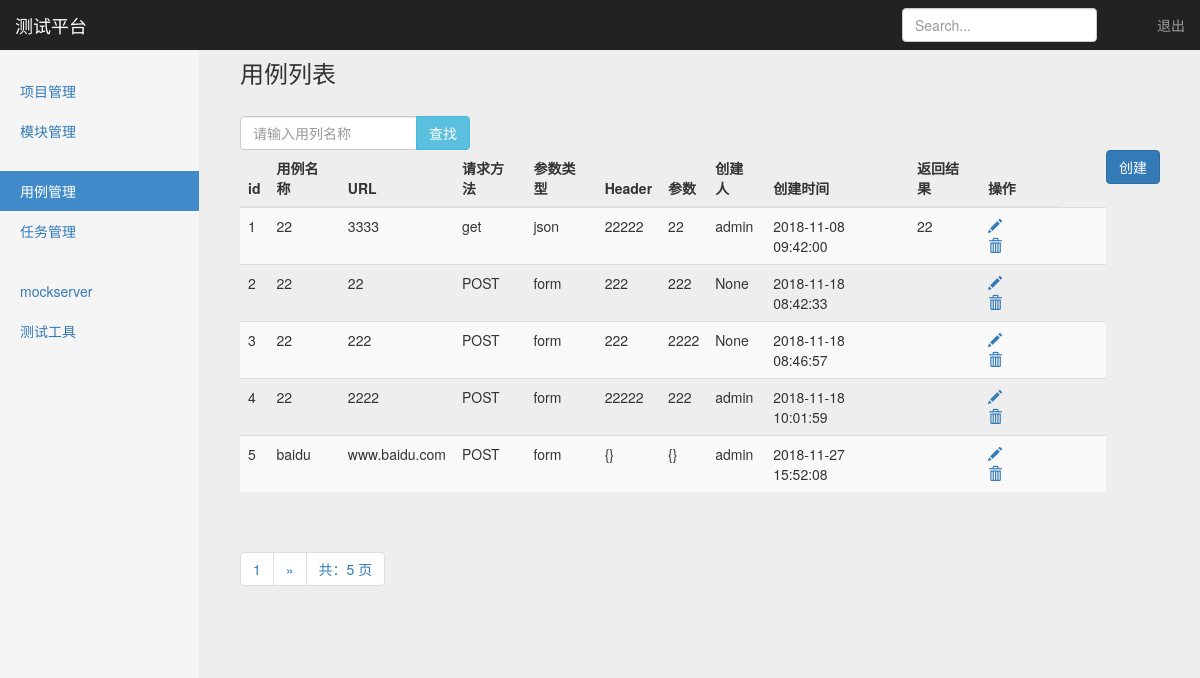
/interface/case_manage/, run on an earlier commit of the app's database.
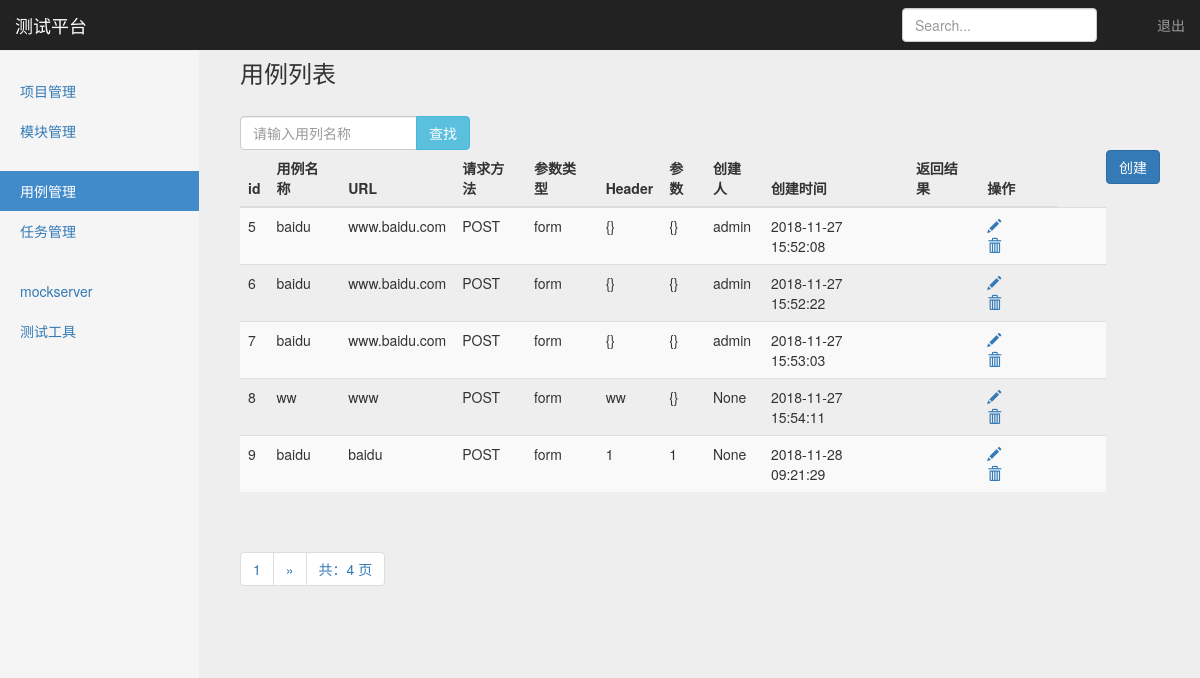
And on a later commit of the database.
### interface_app/models.py (models this page shows, shortened)
class TestCase(models.Model):
    module = models.ForeignKey(Module,on_delete=models.CASCADE)
    name = models.CharField("名称", max_length=255, blank=False, default="")
    url = models.CharField("URL", max_length=100, default="")
    req_method = models.CharField("请求方法", max_length=10, default="")
    req_type = models.CharField("请求类型", max_length=10, default="")
    req_header = models.TextField("Header", default="")
    req_param = models.TextField("请求参数", default="")
    rsp_assert = models.TextField("验证", default="")
    create_time = models.DateTimeField("创建时间", auto_now_add=True)
    creator = models.ForeignKey(User, null=True, blank=True, on_delete=models.SET_NULL)

### interface_app/views/case_views.py (the view)
# urls.py: path("case_manage/",case_views.case_manage),
def case_manage(request):
    if request.method == "GET":
        case_list = TestCase.objects.all()
        paginator = Paginator(case_list,5)#每页显示5条
        page = request.GET.get("page")#获取页面分页传的页数
        try:
            contacts = paginator.page(page)
        except PageNotAnInteger:
            contacts = paginator.page(1)
        except EmptyPage:
            contacts = paginator.page(paginator.num_pages)
        return render(request, "case_manage.html", {"type": "list","case_list": contacts})
    else:
        return Http404("页面不存在！")

### templates/case_manage.html (shortened to what the changed rows need)
{% extends "base.html" %}
{% block content %}
    <div class="container-fluid">
      <div class="row">
        {% if type == "list" %}
        <form  action="/interface/search_name/" method="get">
        <div class="col-sm-9 col-sm-offset-3 col-md-10 col-md-offset-2 main">
            <h3 class="page-header">用例列表</h3>
                <div class="input-group col-md-3" style="margin-top:0px; positon:relative">
                    <input type="text" name = "case_name" class="form-control"placeholder="请输入用列名称"  >
                    <span class="input-group-btn">
                        <button class="btn btn-info btn-search"  >查找</button>
                    </span>
                </div>
          <button id="add_btn"
                  type="button" class="btn btn-primary" style="float: right"
                  onclick="window.location.href='/interface/add_case'"
          >创建</button>
          <div class="table-responsive">
             <table class="table table-striped">
              <thead>
                <tr>
                    <th>id</th>
                  <th>用例名称</th>
                  <th>URL</th>
                  <th>请求方法</th>
                  <th>参数类型</th>
                  <th>Header</th>
                  <th>参数</th>
                  <th>创建人</th>
                  <th>创建时间</th>
                  <th>返回结果</th>
                  <th>操作</th>
                </tr>
              </thead>
              <tbody>
              {% for p_case_list in case_list %}
                <tr>
                  <td>{{ p_case_list.id }}</td>
                  <td>{{ p_case_list.name }}</td>
                  <td>{{ p_case_list.url}}</td>
                  <td>{{ p_case_list.req_method }}</td>
                  <td>{{ p_case_list.req_type}}</td>
                  <td>{{ p_case_list.req_header  }}</td>
                  <td>{{ p_case_list.req_param  }}</td>
                  <td>{{ p_case_list.creator  }}</td>
                  <td>{{ p_case_list.create_time | date:"Y-m-d H:i:s"}}</td>
                  <td>{{ p_case_list.rsp_assert }}</td>
                  <td>
                  <a id="op_edit{{project_list.id }}" title="编辑" class="glyphicon glyphicon-pencil" href="/interface/edit_case/{{p_case_list.id}}"></a>
                  <a id="op_del{{project_list.id }}" title="删除" class="glyphicon glyphicon-trash" href="/interface/del_case/{{p_case_list.id}}"></a>
                  </td>
                  <td></td>
                  <td></td>
                  <td></td>
                </tr>
              {% endfor %}
              </tbody>
            </table>
          </div>
          <div class="pagination">
              <span class="step-links">
                  <ul class="pagination">
                      <li><a href="#">{{ case_list.number }}</a> </li>
                      {% if case_list.has_next  %}
                          {% if case_name %}
                              <li><a href="?case_name={{ case_name }}&page={{ case_list.next_page_number }}">&raquo;</a></li>
                          {% else %}
                              <li><a href="?page={{ case_list.next_page_number }}">&raquo;</a></li>
                          {% endif %}
                      {% endif %}
                       <li><a href="#">共：{{ case_list.paginator.num_pages }} 页</a></li>
                  </ul>
              </span>
          </div>
        </div>
      </form>
      {% endif %}
      </div>
    </div>
 {% endblock %}

What changed in the data, as far as the page shows it:
removed TestCase: id "1", name "22", url "3333", req_method "get", req_type "json", req_header "22222", req_param "22", creator "admin", create_time "2018-11-08 09:42:00", rsp_assert "22"
removed TestCase: id "2", name "22", url "22", req_method "POST", req_type "form", req_header "222", req_param "222", creator "None", create_time "2018-11-18 08:42:33"
removed TestCase: id "3", name "22", url "222", req_method "POST", req_type "form", req_header "222", req_param "2222", creator "None", create_time "2018-11-18 08:46:57"
removed TestCase: id "4", name "22", url "2222", req_method "POST", req_type "form", req_header "22222", req_param "222", creator "admin", create_time "2018-11-18 10:01:59"
now on this page (row unchanged): TestCase: id "6", name "baidu", url "www.baidu.com", req_method "POST", req_type "form", req_header "{}", req_param "{}", creator "admin", create_time "2018-11-27 15:52:22"
now on this page (row unchanged): TestCase: id "7", name "baidu", url "www.baidu.com", req_method "POST", req_type "form", req_header "{}", req_param "{}", creator "admin", create_time "2018-11-27 15:53:03"
now on this page (row unchanged): TestCase: id "8", name "ww", url "www", req_method "POST", req_type "form", req_header "ww", req_param "{}", creator "None", create_time "2018-11-27 15:54:11"
now on this page (row unchanged): TestCase: id "9", name "baidu", url "baidu", req_method "POST", req_type "form", req_header "1", req_param "1", creator "None", create_time "2018-11-28 09:21:29"
Also different on the page:
{{ case_list.paginator.num_pages }}: "5" → "4"
